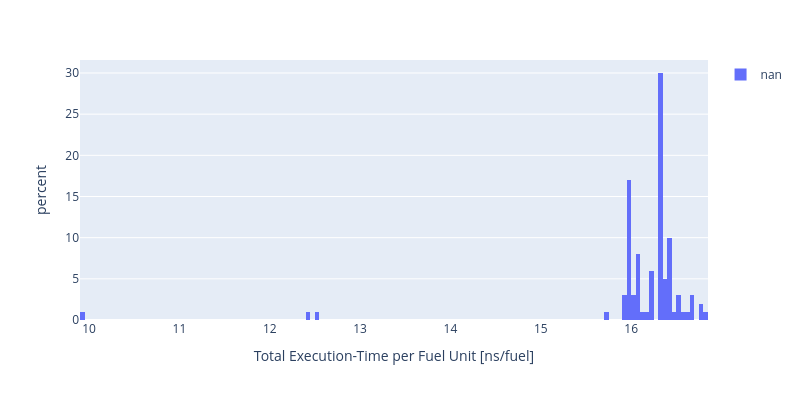

Source (notebook cell):
### Code cell
avg_tpf=data.groupby(["i", "j", "k"]).tail(1).reset_index()
plt.histogram(avg_tpf, x="avg_tpf", color="wctpf_label", histnorm='percent', nbins=200,
    labels={
        "avg_tpf": "Total Execution-Time per Fuel Unit [ns/fuel]",
        "wctpf_label": ""
        },width=800, height=400
)

### Figure 1 — Plotly figure (JSON) as saved in the notebook; plotly's stock layout.template omitted (floating-point values rounded to 4 significant figures)
{"data": [{"bingroup": "x", "histnorm": "percent", "hovertemplate": "=nan<br>Total Execution-Time per Fuel Unit [ns/fuel]=%{x}<br>percent=%{y}<extra></extra>", "legendgroup": "nan", "marker": {"color": "#636efa", "pattern": {"shape": ""}}, "name": "nan", "nbinsx": 200, "orientation": "v", "showlegend": true, "type": "histogram", "x": [15.98, 15.97, 16.79, 15.71, 16.38, 16.79, 16.24, 16.53, 16.53, 16.44, 16.07, 16.34, 16.35, 16.83, 16.4, 16.39, 16.4, 16.05, 16.4, 16.41, 16.31, 15.97, 15.96, 15.96, 16.34, 12.52, 16.68, 16.06, 16.31, 16.32, 16.31, 16.33, 15.96, 16.2, 16.44, 15.96, 16.41, 16.36, 16.24, 16.46, 16.33, 16.37, 16.25, 16.33, 16.32, 16.09, 16.24, 16.09, 16.22, 16.34, 16.08, 16.64, 16.13, 16.42, 16.68, 9.94, 16.33, 16.32, 16.32, 16.32, 15.99, 16.43, 16.08, 16.6, 15.98, 16.03, 15.96, 16.32, 16.33, 15.94, 16.34, 15.99, 12.4, 16.34, 15.99, 16.33, 16.67, 16.34, 15.96, 16.08, 16.32, 16.32, 16.31, 16.42, 15.95, 16.55, 16.31, 15.95, 16.43, 16.08, 16.19, 15.98, 16.32, 16.32, 16.31, 16.31, 15.97, 16.03, 15.98, 15.96], "xaxis": "x", "yaxis": "y"}], "layout": {"barmode": "relative", "height": 400, "legend": {"title": {"text": ""}, "tracegroupgap": 0}, "margin": {"t": 60}, "width": 800, "xaxis": {"anchor": "y", "domain": [0, 1], "title": {"text": "Total Execution-Time per Fuel Unit [ns/fuel]"}}, "yaxis": {"anchor": "x", "domain": [0, 1], "title": {"text": "percent"}}}}
